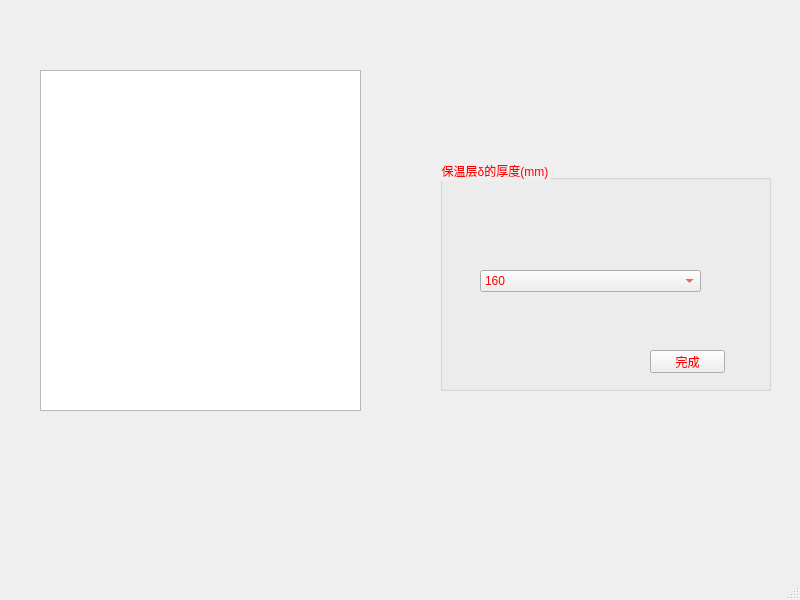
<?xml version="1.0" encoding="UTF-8"?>
<ui version="4.0">
 <class>MainWindow</class>
 <widget class="QMainWindow" name="MainWindow">
  <property name="geometry">
   <rect>
    <x>0</x>
    <y>0</y>
    <width>800</width>
    <height>600</height>
   </rect>
  </property>
  <property name="windowTitle">
   <string>MainWindow</string>
  </property>
  <widget class="QWidget" name="centralwidget">
   <widget class="QGroupBox" name="groupBox">
    <property name="geometry">
     <rect>
      <x>440</x>
      <y>160</y>
      <width>331</width>
      <height>231</height>
     </rect>
    </property>
    <property name="styleSheet">
     <string notr="true">color: rgb(255, 0, 0);
font: 8pt &quot;楷体&quot;;</string>
    </property>
    <property name="title">
     <string>保温层δ的厚度(mm)</string>
    </property>
    <widget class="QComboBox" name="comboBox">
     <property name="geometry">
      <rect>
       <x>40</x>
       <y>110</y>
       <width>221</width>
       <height>22</height>
      </rect>
     </property>
     <item>
      <property name="text">
       <string>160</string>
      </property>
     </item>
     <item>
      <property name="text">
       <string>110</string>
      </property>
     </item>
     <item>
      <property name="text">
       <string>80</string>
      </property>
     </item>
     <item>
      <property name="text">
       <string>65</string>
      </property>
     </item>
     <item>
      <property name="text">
       <string>50</string>
      </property>
     </item>
     <item>
      <property name="text">
       <string>40</string>
      </property>
     </item>
    </widget>
    <widget class="QPushButton" name="fff">
     <property name="geometry">
      <rect>
       <x>210</x>
       <y>190</y>
       <width>75</width>
       <height>23</height>
      </rect>
     </property>
     <property name="text">
      <string>完成</string>
     </property>
    </widget>
   </widget>
   <widget class="QGraphicsView" name="graphicsView">
    <property name="geometry">
     <rect>
      <x>40</x>
      <y>70</y>
      <width>321</width>
      <height>341</height>
     </rect>
    </property>
    <property name="styleSheet">
     <string notr="true">border-image: url(:/wuding1/6.png);</string>
    </property>
   </widget>
  </widget>
  <widget class="QMenuBar" name="menubar">
   <property name="geometry">
    <rect>
     <x>0</x>
     <y>0</y>
     <width>800</width>
     <height>22</height>
    </rect>
   </property>
  </widget>
  <widget class="QStatusBar" name="statusbar"/>
 </widget>
 <resources>
  <include location="../pic/wuding.qrc"/>
 </resources>
 <connections/>
</ui>
